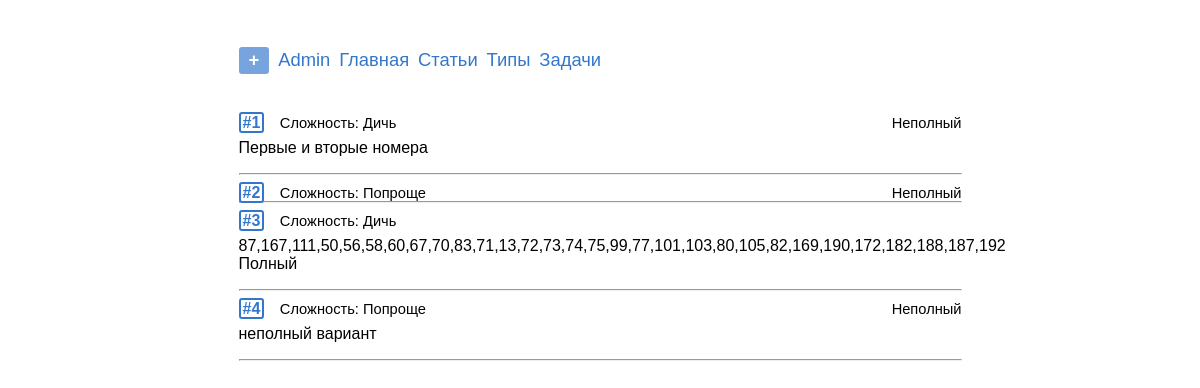
Page /variants/ on the earlier database version.
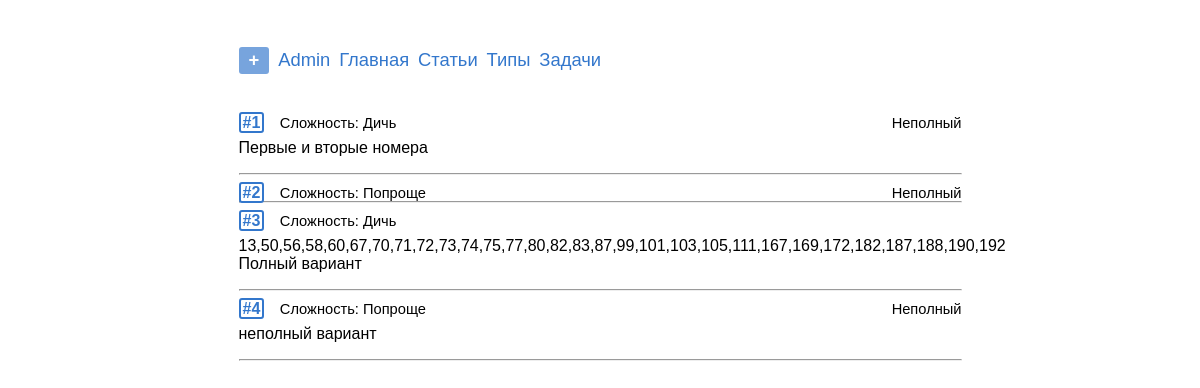
Same page on the later database version.
### variants/models.py (models this page shows, shortened)
class Variant(models.Model):
    objects = VariantManager()
    COMLEXITIES = ('Попроще', 'Нормально', 'Посложнее', 'Дичь')
    CHOICES = [(elem, elem) for elem in COMLEXITIES]
    problems = models.ManyToManyField(Problem,
                                      verbose_name='задачи')
    text = models.TextField('комментарии', blank=True, null=True)
    complexity = models.CharField('сложность', choices=CHOICES, max_length=100)
    is_full = models.BooleanField('полный вариант', default=True)
    show_answers = models.BooleanField('показать решения', default=True)
    class Meta:
        verbose_name = 'вариант'
        verbose_name_plural = 'варианты'
        default_related_name = 'variants'

### variants/views.py (the view)
# urls.py: path('', views.VariantsView.as_view(), name='list'),
class VariantsView(ListView):
    model = Variant
    template_name = 'variants/variants_list.html'
    context_object_name = 'variants'
    def get_queryset(self):
        return Variant.objects.list()

### problems/templatetags/markdown_extras.py (called while the page is built)
@register.filter()
@stringfilter
def markdown(value):
    return md.markdown(value, extensions=['markdown.extensions.fenced_code'])

### variants/managers.py (called while the page is built)
    def list(self):
        return (
            self.get_queryset()
                .only('id', 'complexity', 'text')
        )

### templates/variants/variants_list.html (shortened to what this page needs)
{% extends "base.html" %}
{% load markdown_extras %}
{% load static %}
{% block content %}
  {% for variant in variants %}
    <div class="rel">
      <div class="id-in-list">
        <a href="{{variant.get_absolute_url}}"><b class='id-number'>#{{variant.id}}</b></a>
        <span class="compl">Сложность: {{variant.complexity}}</span>&nbsp;
        <span class="compl no-solution">{% if not variant.is_full %}Неполный{% endif %}</span>
      </div>
    <div>{{variant.text|markdown|safe}}</div>
    </div><hr>
{% empty %}
  <p>Ничего не нашлось {{":("}}</p>
  <p>Попробуйте другой фильтр.</p>
{% endfor %}
{% endblock %}

Differences in the rows shown:
changed Variant id 3: text "87,167,111,50,56,58,60,67,70,83,71,13,72,73,74,75,99,77,101,103,80,105,82,169,190,172,182,188,187,192 Полный" → "13,50,56,58,60,67,70,71,72,73,74,75,77,80,82,83,87,99,101,103,105,111,167,169,172,182,187,188,190,192 Полный вариант"
